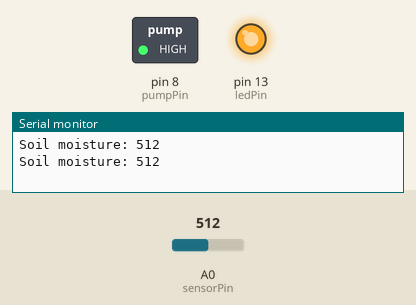
This sketch was run on a simulated Arduino Uno, built with avr-gcc and run on an emulated ATmega328P. Shown: switched loads named in the sketch (green lamp = pin HIGH), output pins drawn as LEDs (lit = HIGH), the last lines printed to the serial monitor. Inputs (shaded band) come from the test bench; at power-on: A0 (sensorPin) = 512.

Above: at 1.8 s.
1.9 s: A0 (sensorPin) set to 593
3.4 s: A0 (sensorPin) set to 608
At 5.2 s:
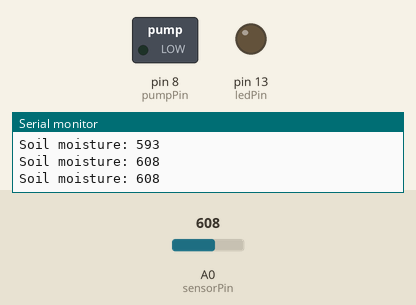
5.5 s: A0 (sensorPin) set to 590
At 6.8 s:
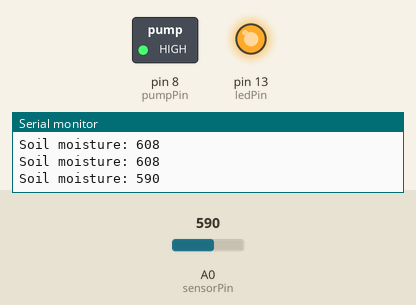
7.5 s: A0 (sensorPin) set to 610
At 8.3 s:
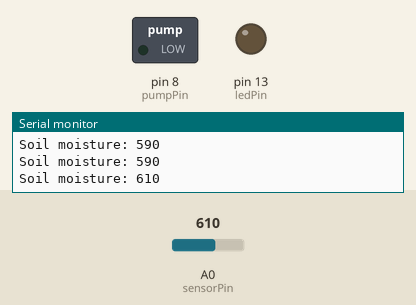
Timing chart, 0 to 10.5 s (numbered marks = the images above; inputs shaded):
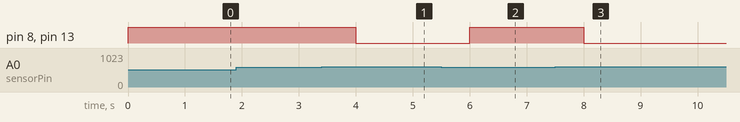

Measured:
- the behaviour switches between 599 and 600 on A0 (sensorPin) (found by bisection; images 0 and 1)
- after the input at 3.4 s, pin 8 (pumpPin), pin 13 (ledPin): HIGH → LOW after 0.60 s
- after the input at 5.5 s, pin 8 (pumpPin), pin 13 (ledPin): LOW → HIGH after 0.50 s
- after the input at 7.5 s, pin 8 (pumpPin), pin 13 (ledPin): HIGH → LOW after 0.50 s

The sketch:

plant_watering.ino
```cpp
const int sensorPin = A0;
const int pumpPin = 8;
const int ledPin = 13; // built-in LED indicator
int threshold = 600;

void setup() {
  pinMode(pumpPin, OUTPUT);
  pinMode(ledPin, OUTPUT);
  Serial.begin(9600);
}

void loop() {
  int moisture = analogRead(sensorPin);
  Serial.print("Soil moisture: ");
  Serial.println(moisture);

  if (moisture < threshold) {
    digitalWrite(pumpPin, HIGH);  // turn pump on
    digitalWrite(ledPin, HIGH);   // LED on to indicate dry soil
  } else {
    digitalWrite(pumpPin, LOW);   // turn pump off
    digitalWrite(ledPin, LOW);    // LED off
  }
  delay(1000);
}
```
